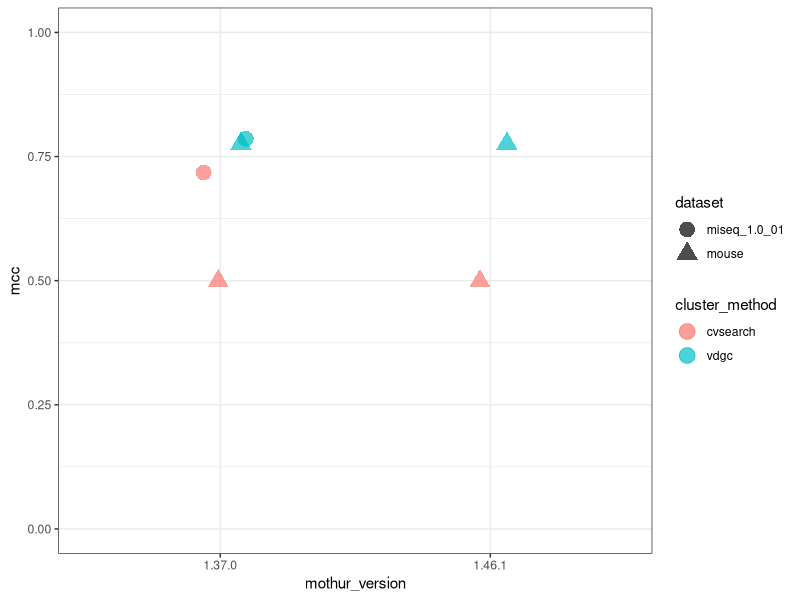

Source code (R):
## ---- chunk 1
knitr::opts_chunk$set(echo = TRUE,
                      fig.path = 'figures/')
## ---- chunk 2
library(here)
library(tidyverse)
## ---- chunk 3
dat <- read_tsv(here('results', 'sensspec_concat.tsv'))
dat %>% 
  select(dataset, cluster_method, mothur_version, filetype, mcc, sobs, numotus) %>%
  knitr::kable()
## ---- chunk 4
dat %>% ggplot(aes(x=mothur_version, y=mcc, color=cluster_method, shape=dataset)) +
  geom_point(position = position_jitter(width=0.1, height = 0),
             size = 5, alpha=0.7) +
  ylim(0,1) +
  theme_bw()
